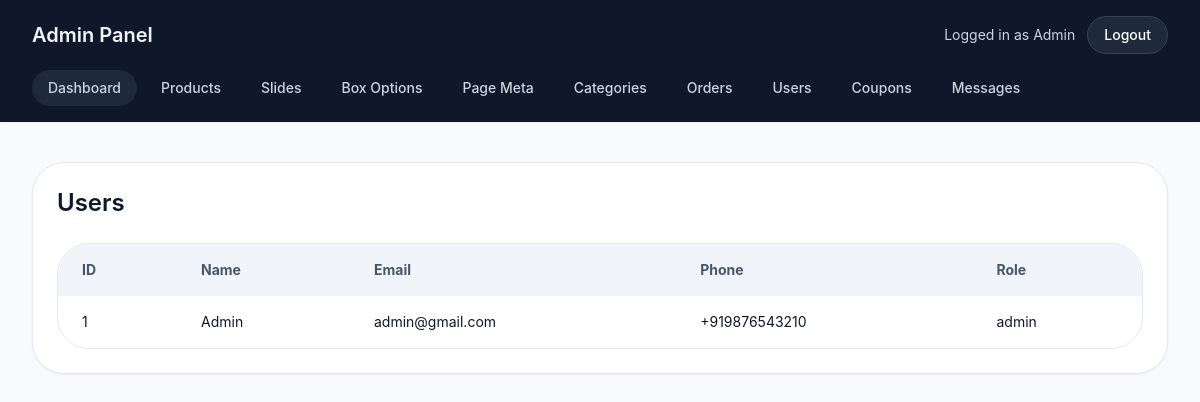
The page /admin/users.php (signed in) on the database its author committed.
### tables this page shows
CREATE TABLE IF NOT EXISTS users (
    id INT AUTO_INCREMENT PRIMARY KEY,
    name VARCHAR(120) NOT NULL,
    phone VARCHAR(20) DEFAULT NULL,
    email VARCHAR(150) NOT NULL UNIQUE,
    password VARCHAR(255) NOT NULL,
    role ENUM('user','admin') NOT NULL DEFAULT 'user',
    created_at TIMESTAMP DEFAULT CURRENT_TIMESTAMP
);

### includes/functions.php (called while the page is built, shortened)
<?php
require_once __DIR__ . '/db.php';
function sanitize($value) {
    return htmlspecialchars(trim($value), ENT_QUOTES, 'UTF-8');
}
function isLoggedIn() {
    return !empty($_SESSION['user_id']);
}
function getCurrentUser() {
    global $pdo;
    $stmt = $pdo->prepare('SELECT id, name, email FROM users WHERE id = ?');
    $stmt->execute([$_SESSION['user_id']]);
    return $stmt->fetch();
}

### admin/users.php (the view, shortened to what this page needs)
<?php
require_once __DIR__ . '/_header.php';
$users = $pdo->query('SELECT id, name, email, phone, role FROM users ORDER BY id DESC')->fetchAll();
?>
<div class="rounded-[2rem] border border-slate-200 bg-white p-6 shadow-sm">
    <h2 class="text-2xl font-semibold text-slate-900">Users</h2>
    <div class="mt-6 overflow-hidden rounded-[2rem] border border-slate-200">
        <table class="w-full border-separate border-spacing-0 text-left text-sm">
            <thead class="bg-slate-100 text-slate-600"><tr><th class="px-6 py-4">ID</th><th class="px-6 py-4">Name</th><th class="px-6 py-4">Email</th><th class="px-6 py-4">Phone</th><th class="px-6 py-4">Role</th></tr></thead>
            <tbody>
                <?php foreach ($users as $user): ?>
                    <tr class="border-t border-slate-200 bg-white">
                        <td class="px-6 py-4"><?= $user['id'] ?></td>
                        <td class="px-6 py-4"><?= sanitize($user['name']) ?></td>
                        <td class="px-6 py-4"><?= sanitize($user['email']) ?></td>
                        <td class="px-6 py-4"><?= sanitize($user['phone']) ?></td>
                        <td class="px-6 py-4"><?= sanitize($user['role']) ?></td>
                    </tr>
                <?php endforeach; ?>
            </tbody>
        </table>
    </div>
</div>
<?php require_once __DIR__ . '/_footer.php'; ?>

### admin/_header.php (shortened to what this page needs)
<?php
require_once __DIR__ . '/../includes/functions.php';
$adminName = sanitize($_SESSION['user_id'] ? getCurrentUser()['name'] : 'Admin');
?>
<!DOCTYPE html>
<html lang="en">
<head>
    <script src="https://cdn.tailwindcss.com"></script>
    <link rel="stylesheet" href="https://cdnjs.cloudflare.com/ajax/libs/font-awesome/6.5.2/css/all.min.css" />
</head>
<body class="min-h-screen bg-slate-50 text-slate-900 font-body">
<header class="bg-slate-900 text-slate-100 shadow-sm">
    <div class="mx-auto flex max-w-7xl flex-col gap-4 px-4 py-4 sm:px-6 lg:px-8">
        <div class="flex items-center justify-between gap-4">
            <a href="<?= BASE_URL ?>/admin/dashboard.php" class="text-xl font-semibold">Admin Panel</a>
            <div class="flex items-center gap-3">
                <span class="text-sm text-slate-300">Logged in as <?= $adminName ?></span>
                <a href="<?= BASE_URL ?>/admin/logout.php" class="rounded-full border border-slate-700 bg-slate-800 px-4 py-2 text-sm font-medium text-white hover:bg-slate-700">Logout</a>
            </div>
        </div>
        <nav class="flex flex-wrap gap-2 text-sm font-medium text-slate-300">
            <a href="<?= BASE_URL ?>/admin/dashboard.php" class="rounded-full bg-slate-800 px-4 py-2 hover:bg-slate-700">Dashboard</a>
            <a href="<?= BASE_URL ?>/admin/products.php" class="rounded-full px-4 py-2 hover:bg-slate-700">Products</a>
            <a href="<?= BASE_URL ?>/admin/slides.php" class="rounded-full px-4 py-2 hover:bg-slate-700">Slides</a>
            <a href="<?= BASE_URL ?>/admin/box-options.php" class="rounded-full px-4 py-2 hover:bg-slate-700">Box Options</a>
            <a href="<?= BASE_URL ?>/admin/page-meta.php" class="rounded-full px-4 py-2 hover:bg-slate-700">Page Meta</a>
            <a href="<?= BASE_URL ?>/admin/categories.php" class="rounded-full px-4 py-2 hover:bg-slate-700">Categories</a>
            <a href="<?= BASE_URL ?>/admin/orders.php" class="rounded-full px-4 py-2 hover:bg-slate-700">Orders</a>
            <a href="<?= BASE_URL ?>/admin/users.php" class="rounded-full px-4 py-2 hover:bg-slate-700">Users</a>
            <a href="<?= BASE_URL ?>/admin/coupons.php" class="rounded-full px-4 py-2 hover:bg-slate-700">Coupons</a>
            <a href="<?= BASE_URL ?>/admin/messages.php" class="rounded-full px-4 py-2 hover:bg-slate-700">Messages</a>
        </nav>
    </div>
</header>
<main class="mx-auto max-w-7xl px-4 py-10 sm:px-6 lg:px-8">

### rows shown on the page
users: name "Admin", id "1", email "admin@gmail.com", phone "+919876543210", role "admin"
